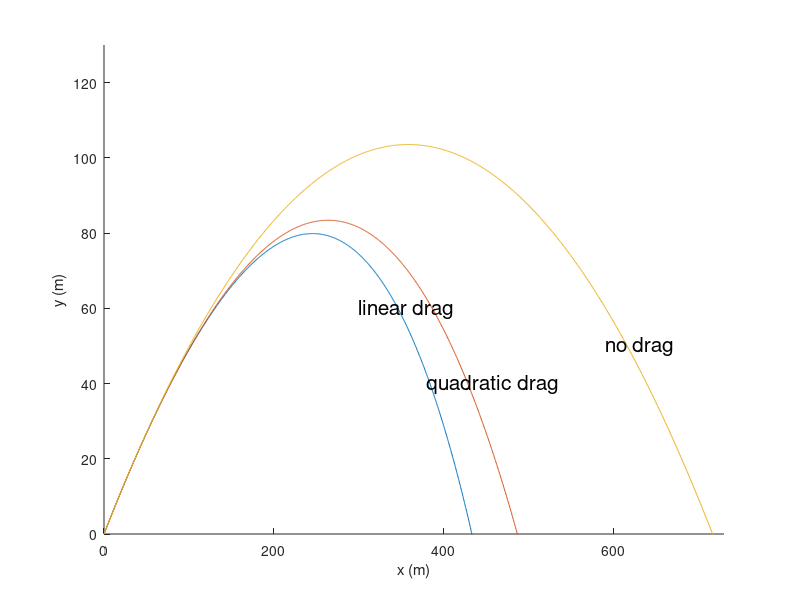

Source code (MATLAB):
clear all;
clc;
a=pi/6;
k=0.1;
b=0.1^2/9.8;
dt=0.01;
g=9.8;
vx(1)=90*cos(a);
vy(1)=90*sin(a);
x1(1)=0;
y1(1)=0;
x2(1)=0;
y2(1)=0;
x3(1)=0;
y3(1)=0;
hold on;
axis([0,730,0,130])
for i=1:1:100000
    vx(i+1)=vx(i)-k*vx(i)*dt;
    vy(i+1)=vy(i)-(g+k*vy(i))*dt;
    x1(i+1)=x1(i)+vx(i)*dt;
    y1(i+1)=y1(i)+vy(i)*dt;
    if y1(i)<0;
        break;
    end
end
plot(x1,y1);
for i=1:1:100000
    v(i)=sqrt(vx(i)^2+vy(i)^2);
    vx(i+1)=vx(i)-b*v(i)*vx(i)*dt;
    vy(i+1)=vy(i)-(g+b*v(i)*vy(i))*dt;
    x2(i+1)=x2(i)+vx(i)*dt;
    y2(i+1)=y2(i)+vy(i)*dt;
    if y2(i)<0;
        break;
    end
end
plot(x2,y2);
for i=1:1:100000
    vx(i+1)=vx(i);
    vy(i+1)=vy(i)-g*dt;
    x3(i+1)=x3(i)+vx(i)*dt;
    y3(i+1)=y3(i)+vy(i)*dt;
    if y3(i)<0;
        break;
    end
end
plot(x3,y3);
txt1 = text(300,60,'linear drag','fontsize',15);
txt2 = text(380,40,'quadratic drag','fontsize',15);
txt3 = text(590,50,'no drag','fontsize',15);
xlabel('x (m)');
ylabel('y (m)');